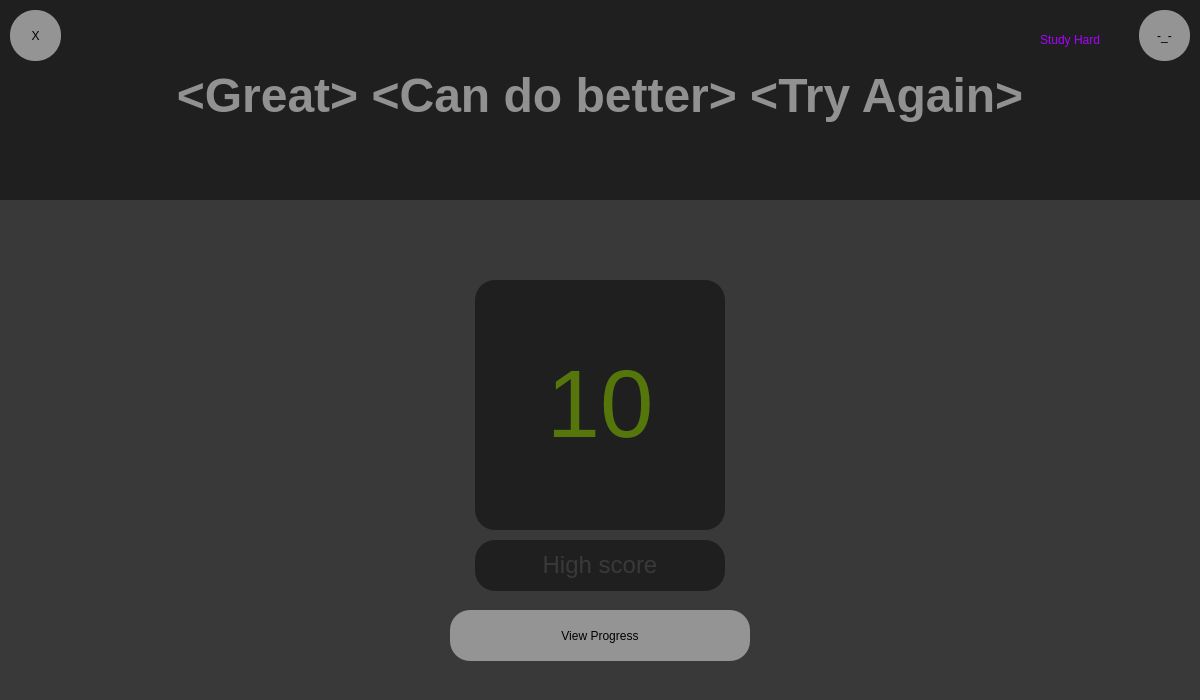
<?xml version="1.0" encoding="UTF-8"?>
<ui version="4.0">
 <class>Dialog</class>
 <widget class="QDialog" name="Dialog">
  <property name="geometry">
   <rect>
    <x>0</x>
    <y>0</y>
    <width>1200</width>
    <height>700</height>
   </rect>
  </property>
  <property name="windowTitle">
   <string>Dialog</string>
  </property>
  <widget class="QFrame" name="Mainbar">
   <property name="geometry">
    <rect>
     <x>0</x>
     <y>200</y>
     <width>1200</width>
     <height>500</height>
    </rect>
   </property>
   <property name="sizePolicy">
    <sizepolicy hsizetype="Fixed" vsizetype="Fixed">
     <horstretch>0</horstretch>
     <verstretch>0</verstretch>
    </sizepolicy>
   </property>
   <property name="styleSheet">
    <string notr="true">background-color: rgb(57, 57, 57);</string>
   </property>
   <widget class="QPushButton" name="btn_Marks">
    <property name="geometry">
     <rect>
      <x>450</x>
      <y>410</y>
      <width>300</width>
      <height>51</height>
     </rect>
    </property>
    <property name="sizePolicy">
     <sizepolicy hsizetype="Fixed" vsizetype="Fixed">
      <horstretch>0</horstretch>
      <verstretch>0</verstretch>
     </sizepolicy>
    </property>
    <property name="styleSheet">
     <string notr="true">QPushButton {

border-radius:20px;
background-color: rgb(148, 148, 148);

font: 15pt &quot;MS Shell Dlg 2&quot;;
}

QPushButton::hover {

	background-color: rgb(213, 213, 213);

}

QPushButton::pressed {

	background-color: rgb(148, 148, 148);

}
</string>
    </property>
    <property name="text">
     <string>View Progress</string>
    </property>
    <property name="checkable">
     <bool>false</bool>
    </property>
   </widget>
   <widget class="QLabel" name="l_score">
    <property name="geometry">
     <rect>
      <x>475</x>
      <y>80</y>
      <width>250</width>
      <height>250</height>
     </rect>
    </property>
    <property name="styleSheet">
     <string notr="true">background-color: rgb(31, 31, 31);
border-radius:20px;</string>
    </property>
    <property name="text">
     <string>&lt;html&gt;&lt;head/&gt;&lt;body&gt;&lt;p align=&quot;center&quot;&gt;&lt;span style=&quot; font-size:72pt; color:#54760a;&quot;&gt;10&lt;/span&gt;&lt;/p&gt;&lt;/body&gt;&lt;/html&gt;</string>
    </property>
   </widget>
   <widget class="QLabel" name="l_highscore">
    <property name="geometry">
     <rect>
      <x>475</x>
      <y>340</y>
      <width>250</width>
      <height>51</height>
     </rect>
    </property>
    <property name="styleSheet">
     <string notr="true">background-color: rgb(31, 31, 31);
border-radius:20px;</string>
    </property>
    <property name="text">
     <string>&lt;html&gt;&lt;head/&gt;&lt;body&gt;&lt;p align=&quot;center&quot;&gt;&lt;span style=&quot; font-size:18pt; color:#393939;&quot;&gt;High score&lt;/span&gt;&lt;/p&gt;&lt;/body&gt;&lt;/html&gt;</string>
    </property>
   </widget>
  </widget>
  <widget class="QFrame" name="Sidebar">
   <property name="geometry">
    <rect>
     <x>0</x>
     <y>0</y>
     <width>1200</width>
     <height>200</height>
    </rect>
   </property>
   <property name="styleSheet">
    <string notr="true">background-color: rgb(31, 31, 31);</string>
   </property>
   <widget class="QLabel" name="l_bigtext">
    <property name="geometry">
     <rect>
      <x>0</x>
      <y>50</y>
      <width>1200</width>
      <height>91</height>
     </rect>
    </property>
    <property name="styleSheet">
     <string notr="true"/>
    </property>
    <property name="text">
     <string>&lt;html&gt;&lt;head/&gt;&lt;body&gt;&lt;p align=&quot;center&quot;&gt;&lt;span style=&quot; font-size:36pt; font-weight:600; color:#919191;&quot;&gt;&amp;lt;Great&amp;gt; &amp;lt;Can do better&amp;gt; &amp;lt;Try Again&amp;gt;&lt;/span&gt;&lt;/p&gt;&lt;/body&gt;&lt;/html&gt;</string>
    </property>
   </widget>
   <widget class="QPushButton" name="btn_Back">
    <property name="geometry">
     <rect>
      <x>10</x>
      <y>10</y>
      <width>51</width>
      <height>51</height>
     </rect>
    </property>
    <property name="sizePolicy">
     <sizepolicy hsizetype="Fixed" vsizetype="Fixed">
      <horstretch>0</horstretch>
      <verstretch>0</verstretch>
     </sizepolicy>
    </property>
    <property name="styleSheet">
     <string notr="true">QPushButton {

border-radius:25px;
background-color: rgb(148, 148, 148);

}

QPushButton::hover {

	background-color: rgb(213, 213, 213);

}

QPushButton::pressed {

	background-color: rgb(148, 148, 148);

}
</string>
    </property>
    <property name="text">
     <string>X</string>
    </property>
    <property name="checkable">
     <bool>false</bool>
    </property>
   </widget>
   <widget class="QPushButton" name="btn_study">
    <property name="geometry">
     <rect>
      <x>1139</x>
      <y>10</y>
      <width>51</width>
      <height>51</height>
     </rect>
    </property>
    <property name="sizePolicy">
     <sizepolicy hsizetype="Fixed" vsizetype="Fixed">
      <horstretch>0</horstretch>
      <verstretch>0</verstretch>
     </sizepolicy>
    </property>
    <property name="styleSheet">
     <string notr="true">QPushButton {

border-radius:25px;
background-color: rgb(148, 148, 148);

}

QPushButton::hover {

	background-color: rgb(213, 213, 213);

}

QPushButton::pressed {

	background-color: rgb(148, 148, 148);

}
</string>
    </property>
    <property name="text">
     <string>-_-</string>
    </property>
    <property name="checkable">
     <bool>false</bool>
    </property>
   </widget>
   <widget class="QLabel" name="l_user">
    <property name="geometry">
     <rect>
      <x>800</x>
      <y>30</y>
      <width>300</width>
      <height>20</height>
     </rect>
    </property>
    <property name="styleSheet">
     <string notr="true">font: 75 12pt &quot;MS Shell Dlg 2&quot;;color: rgb(170, 0, 255);
text-align: right</string>
    </property>
    <property name="text">
     <string>&lt;html&gt;&lt;head/&gt;&lt;body&gt;&lt;p align=&quot;right&quot;&gt;Study Hard&lt;/p&gt;&lt;/body&gt;&lt;/html&gt;</string>
    </property>
   </widget>
  </widget>
 </widget>
 <resources/>
 <connections/>
</ui>
